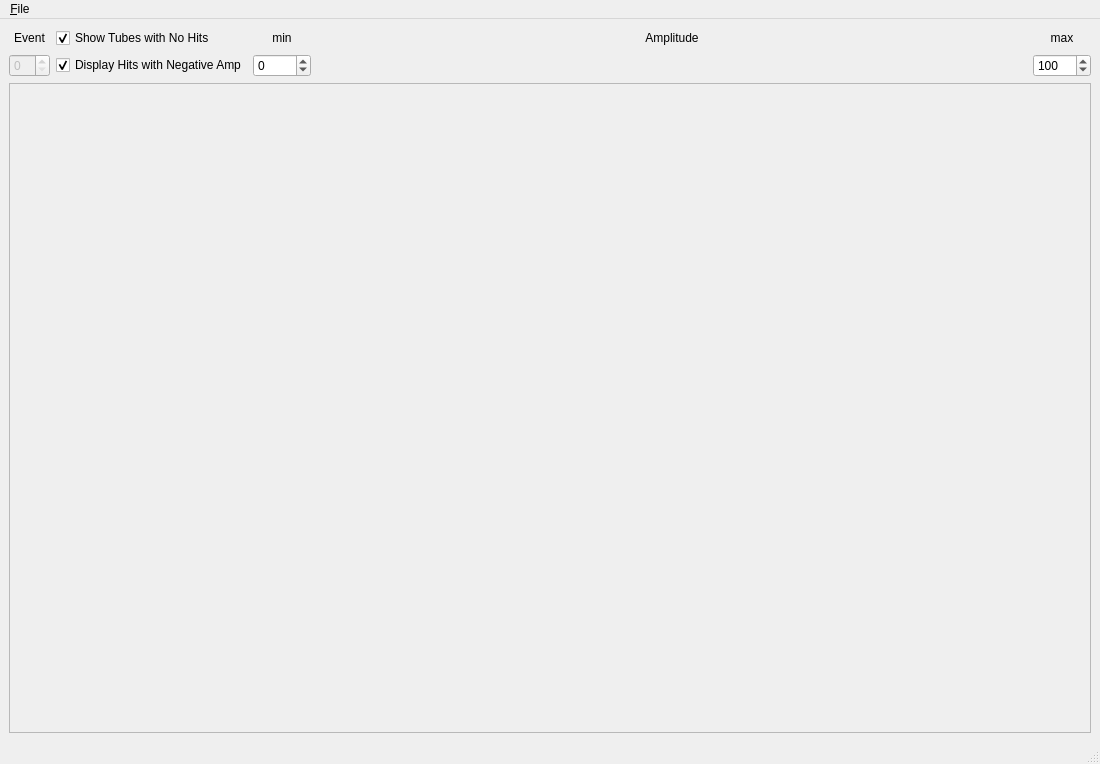
<?xml version="1.0" encoding="UTF-8"?>
<ui version="4.0">
 <class>EventDisplayForm</class>
 <widget class="QMainWindow" name="EventDisplayForm">
  <property name="geometry">
   <rect>
    <x>0</x>
    <y>0</y>
    <width>1100</width>
    <height>764</height>
   </rect>
  </property>
  <property name="sizePolicy">
   <sizepolicy hsizetype="Preferred" vsizetype="Preferred">
    <horstretch>0</horstretch>
    <verstretch>0</verstretch>
   </sizepolicy>
  </property>
  <property name="windowTitle">
   <string>MainWindow</string>
  </property>
  <widget class="QWidget" name="centralwidget">
   <layout class="QGridLayout" name="gridLayout_2">
    <item row="0" column="0">
     <layout class="QGridLayout" name="gridLayout">
      <item row="2" column="0">
       <widget class="QSpinBox" name="eventNumberSpinBox">
        <property name="enabled">
         <bool>false</bool>
        </property>
       </widget>
      </item>
      <item row="0" column="0">
       <widget class="QLabel" name="label_3">
        <property name="text">
         <string>Event</string>
        </property>
        <property name="alignment">
         <set>Qt::AlignCenter</set>
        </property>
       </widget>
      </item>
      <item row="2" column="3">
       <widget class="QWidget" name="colorPaletteWidget" native="true">
        <property name="sizePolicy">
         <sizepolicy hsizetype="Expanding" vsizetype="Preferred">
          <horstretch>0</horstretch>
          <verstretch>0</verstretch>
         </sizepolicy>
        </property>
       </widget>
      </item>
      <item row="0" column="3">
       <widget class="QLabel" name="label_4">
        <property name="text">
         <string>Amplitude</string>
        </property>
        <property name="alignment">
         <set>Qt::AlignCenter</set>
        </property>
       </widget>
      </item>
      <item row="2" column="2">
       <widget class="QSpinBox" name="minAmpSpinBox">
        <property name="minimum">
         <number>-1000</number>
        </property>
        <property name="maximum">
         <number>2000</number>
        </property>
       </widget>
      </item>
      <item row="2" column="4">
       <widget class="QSpinBox" name="maxAmpSpinBox">
        <property name="minimum">
         <number>-1000</number>
        </property>
        <property name="maximum">
         <number>2000</number>
        </property>
        <property name="value">
         <number>100</number>
        </property>
       </widget>
      </item>
      <item row="2" column="1">
       <widget class="QCheckBox" name="negAmpCheckBox">
        <property name="text">
         <string>Display Hits with Negative Amp</string>
        </property>
        <property name="checked">
         <bool>true</bool>
        </property>
       </widget>
      </item>
      <item row="0" column="2">
       <widget class="QLabel" name="label">
        <property name="text">
         <string>min</string>
        </property>
        <property name="alignment">
         <set>Qt::AlignCenter</set>
        </property>
       </widget>
      </item>
      <item row="0" column="4">
       <widget class="QLabel" name="label_2">
        <property name="text">
         <string>max</string>
        </property>
        <property name="alignment">
         <set>Qt::AlignCenter</set>
        </property>
       </widget>
      </item>
      <item row="0" column="1">
       <widget class="QCheckBox" name="tubesWithNoHitsCheckBox">
        <property name="text">
         <string>Show Tubes with No Hits</string>
        </property>
        <property name="checked">
         <bool>true</bool>
        </property>
       </widget>
      </item>
     </layout>
    </item>
    <item row="1" column="0">
     <widget class="QFrame" name="graphicsViewFrame">
      <property name="sizePolicy">
       <sizepolicy hsizetype="Expanding" vsizetype="Expanding">
        <horstretch>0</horstretch>
        <verstretch>0</verstretch>
       </sizepolicy>
      </property>
      <property name="frameShape">
       <enum>QFrame::StyledPanel</enum>
      </property>
      <property name="frameShadow">
       <enum>QFrame::Raised</enum>
      </property>
     </widget>
    </item>
   </layout>
  </widget>
  <widget class="QMenuBar" name="menubar">
   <property name="geometry">
    <rect>
     <x>0</x>
     <y>0</y>
     <width>1100</width>
     <height>21</height>
    </rect>
   </property>
   <widget class="QMenu" name="menuFile">
    <property name="title">
     <string>&amp;File</string>
    </property>
    <addaction name="action_Open_File"/>
    <addaction name="separator"/>
    <addaction name="action_Quit"/>
   </widget>
   <addaction name="menuFile"/>
  </widget>
  <widget class="QStatusBar" name="statusbar"/>
  <action name="action_Open_File">
   <property name="text">
    <string>&amp;Open File</string>
   </property>
  </action>
  <action name="action_Quit">
   <property name="text">
    <string>&amp;Quit</string>
   </property>
  </action>
 </widget>
 <resources/>
 <connections/>
</ui>
